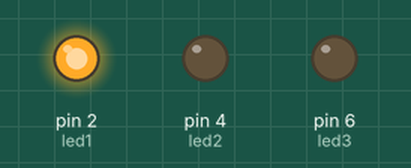
This sketch was run on a simulated Arduino Uno, built with avr-gcc and run on an emulated ATmega328P. Shown: output pins drawn as LEDs (lit = HIGH).

Above: at 1.5 s.
At 5.0 s:
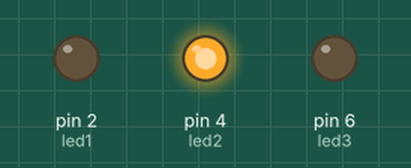
At 9.0 s:
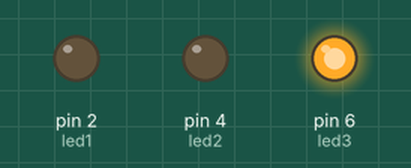
Timing chart, 0 to 14.3 s (numbered marks = the images above):
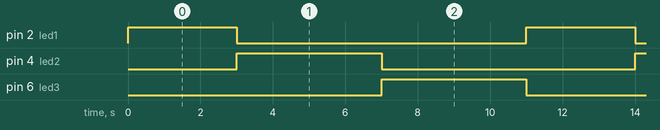

The sketch:

BLINK_3.LEDS.ino
```cpp
int led1=2;
int led2=4;
int led3=6;
int push_button=8;
void setup(){
  pinMode(push_button,INPUT);
  pinMode(led1, OUTPUT);
  pinMode(led2,OUTPUT);
  pinMode(led3,OUTPUT);
}

void loop(){
  if(push_button,HIGH){
  digitalWrite(led1,HIGH);
  delay(3000);
  digitalWrite(led1,LOW);
  digitalWrite(led2,HIGH);
  delay(4000);
  digitalWrite(led2,LOW);
  digitalWrite(led3,HIGH);
  delay(4000);
  digitalWrite(led3,LOW);
  }
  else{
    digitalWrite(led1,LOW);
    digitalWrite(led2,LOW);
    digitalWrite(led3,LOW);
}
}
```

Measured:
- by itself, pin 2 (led1): alternates HIGH for 3.0 s and LOW for 8.0 s
- by itself, pin 4 (led2), pin 6 (led3): alternates HIGH for 4.0 s and LOW for 7.0 s
- by itself, everything shown: repeats every 11.0 s, in 4 steps
